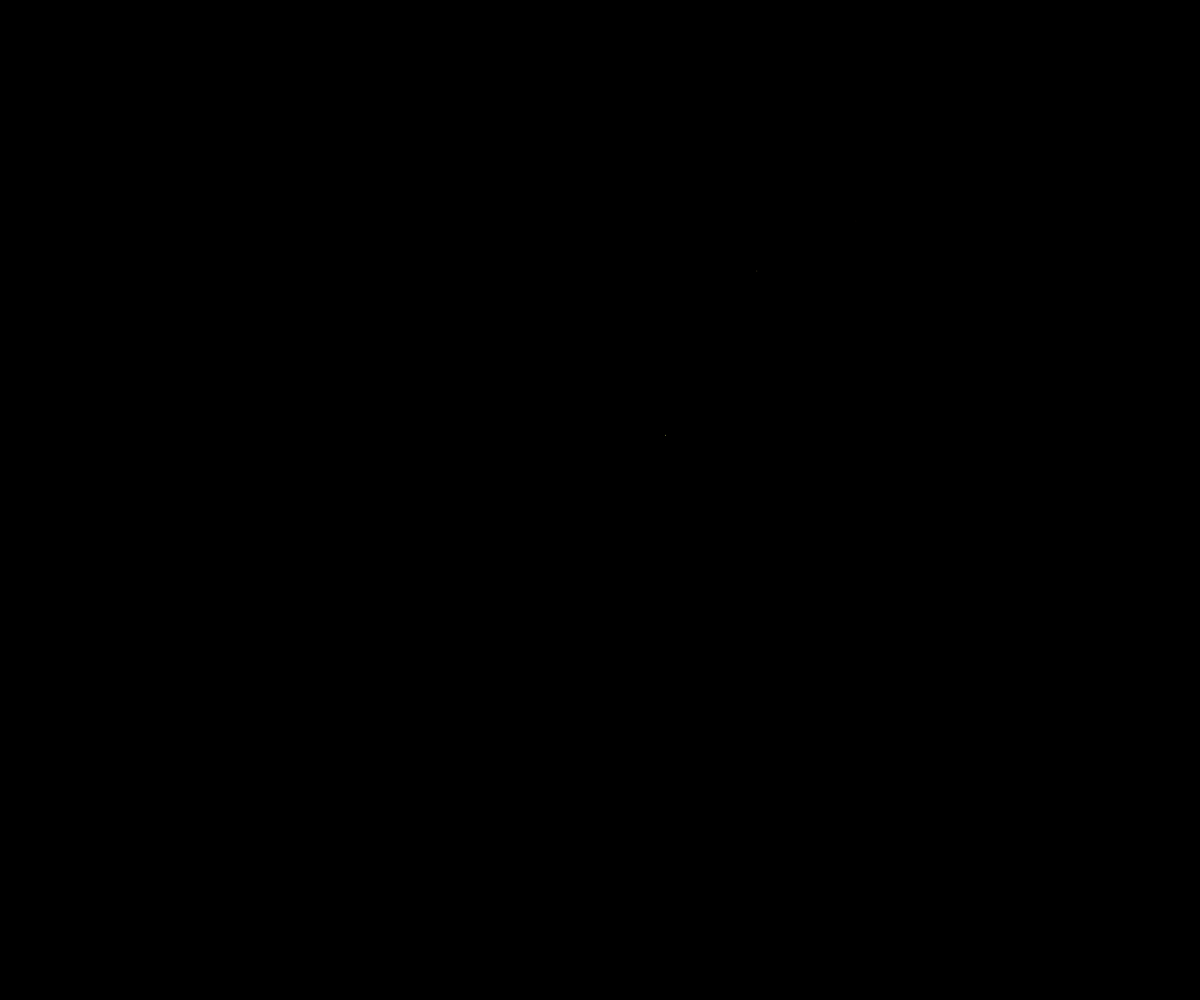
Frame 1 (no input)
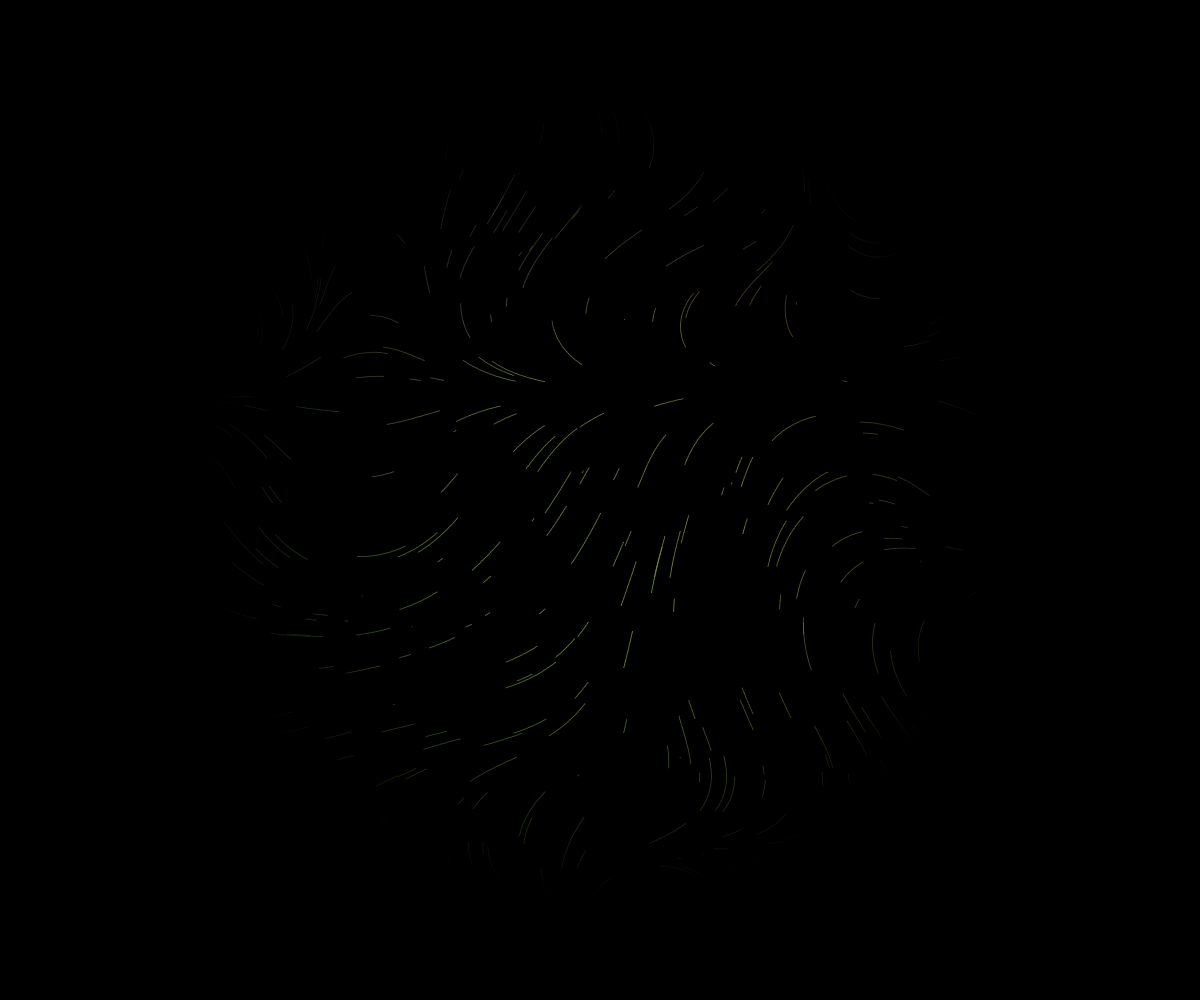
Frame 60 (no input)
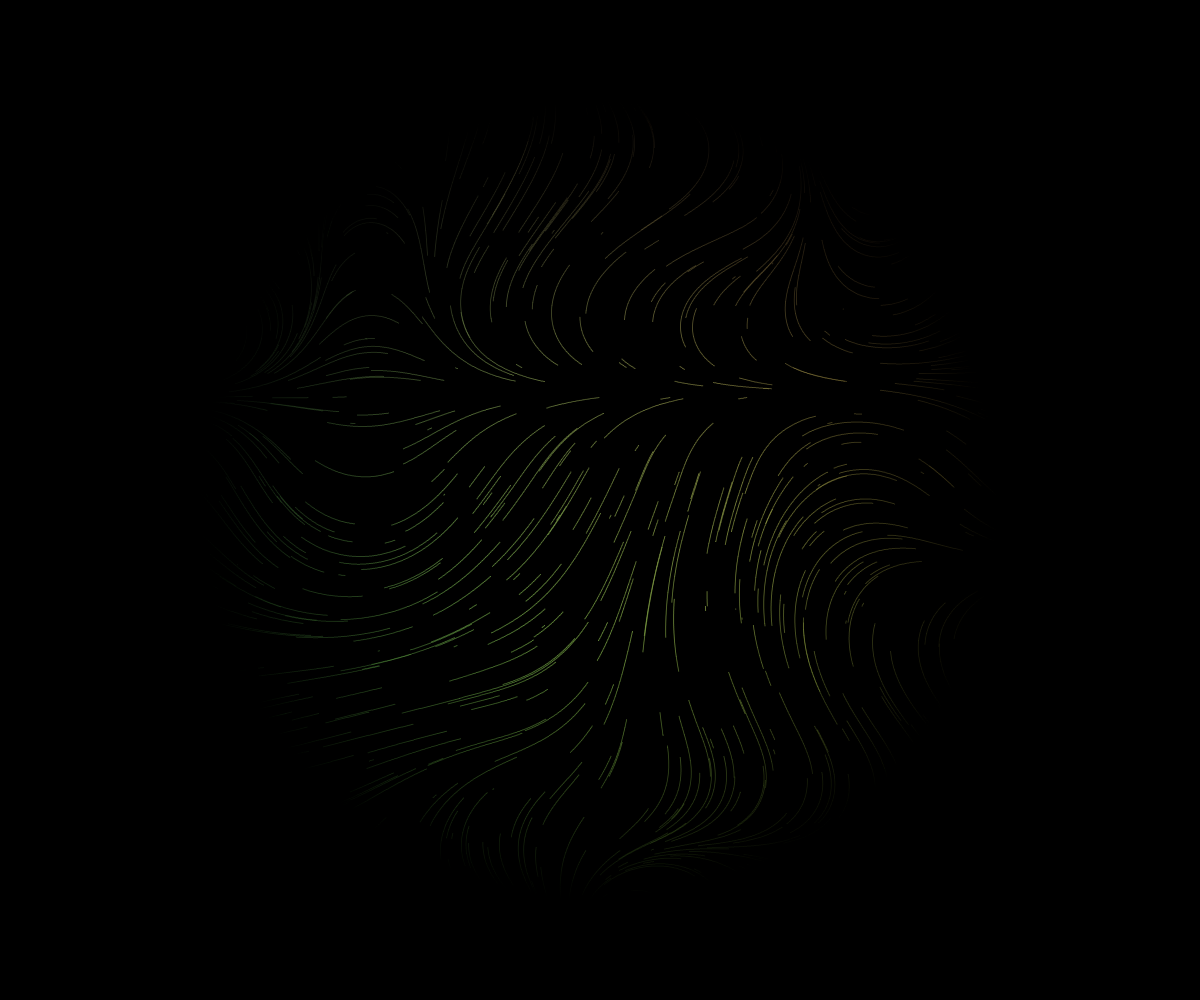
Frame 120 (the mouse pressed at the canvas centre since frame 60)

The p5.js sketch that drew these frames (run headless with seeded random() and noise() and a simulated clock; from frame 60 on, the mouse is pressed at the canvas centre):

// p5.js sketch
// ── sketch.js
// for my screen-saver I will be referencing this video https://www.youtube.com/watch?v=1-QXuR-XX_s

// it creates a flow field and I believe is a good way to get rid of burnout

// I tried imeplementing a sound visualizer but loadSound was bugging so I went with this idea

class Flow{
  constructor(){
    this.points = [];
    this.mult = random(0.002, 0.005); // higher value = more recurssion you see lower the value for more unique results
    this.colors = {
      r1: random(255),
      r2: random(255),
      g1: random(255),
      g2: random(255),
      b1: random(255),
      b2: random(255)
    };
    this.initFlow();
    this.finished = false; // to generate a new flow
  }
  initFlow(){ // intializes all the vectors
    var density = 80 // number of points in each row. Changed up the density
    var space = width / density // space between each point
    for(var x = 0; x < width; x += space){
      for(var y = 0; y < height; y+= space){
        var p = createVector(x + random(-10,10), y + random(-10,10)) // added random points to x and y so there is no a grid like pattern when first being formed makes it look more natural
        this.points.push(p) //add each vector inside the points array
        
      }
    }
    
    shuffle(this.points, true)

  }
  createFlow(){ // draws out the flow canvas
    noStroke()

    if(frameCount * 10 <= this.points.length){ // controls the generation of the lines being drawn change multi of frameCount to control speed
      var max = frameCount * 10

    }else{
      var max = this.points.length
      this.finished = true; // all points are created
    }

    for(var i = 0; i < max; i++){

      //mapping coordinates of points to the rgb values
      var r = map(this.points[i].x, 0, width, this.colors.r1, this.colors.r2)
      var g = map(this.points[i].y, 0, height, this.colors.g1, this.colors.g2)
      var b = map(this.points[i].x, 0, width, this.colors.b1, this.colors.b2)
      var alpha = map(dist(width / 2, height / 2, this.points[i].x, this.points[i].y), 0, 400, 400, 0) // alpha variable to create a further blend with background

      fill(r,g,b, alpha)
    
      var angle = map(noise(this.points[i].x * this.mult, this.points[i].y * this.mult), 0, 1, 0, 720) // angle in how every point will move utalizes noise so the points will move naturally. 

      this.points[i].add(createVector(cos(angle), sin(angle))) //adding a vector to each point

      if(dist(width / 2, height / 2, this.points[i].x, this.points[i].y) < 400){
        ellipse(this.points[i].x, this.points[i].y, 1) //creating a circle at the x and y corrdinate of every point. third parameter is to change the size of circle
      }
    
    
    }
  }

}

let flow;

function setup() {
  createCanvas(windowWidth, windowHeight);
  background(0);
  angleMode(DEGREES)
  noiseDetail(1); // adjustment to noise  https://p5js.org/reference/p5/noiseDetail/

  flow = new Flow();

}


function draw() {
  if(!flow.finished){
    flow.createFlow();
    
  }else{
    background(0);
    flow = new Flow();
    frameCount = 0;
  }
}
